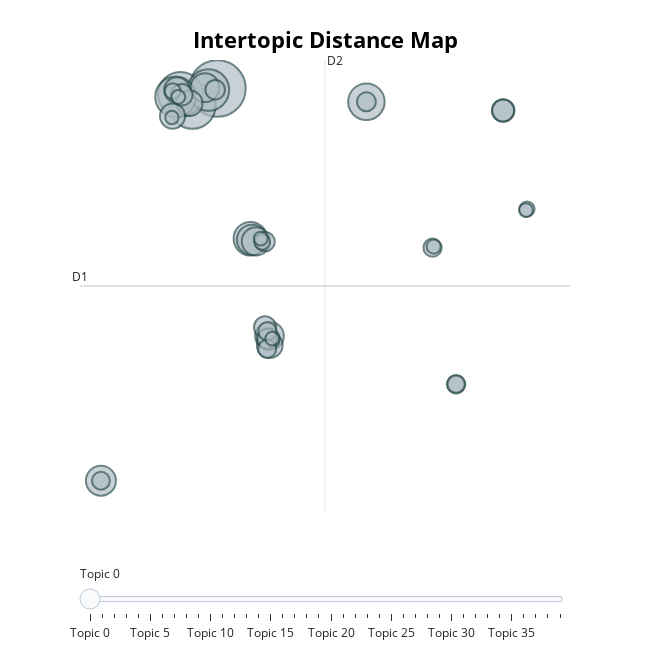

The code cell stored with this chart in its notebook:
### Code cell
bert_topic_model.visualize_topics()

### Figure 1 — Plotly figure (JSON) as saved in the notebook; plotly's stock layout.template omitted (floating-point values rounded to 4 significant figures)
{"data": [{"customdata": [[0, "health | ai | clinical | medical | care", 1357], [1, "rawpixel | px 300 | px | 300 | rawpixel ltd", 916], [2, "ai | data | customer | business | cloud", 854], [3, "market | growth | analysis | global | intelligence", 732], [4, "nvidia | ai | edge | us | new", 700], [5, "gpt | chat | chat gpt | ai | open ai", 565], [6, "sports | republic | nfl | ai | home", 477], [7, "price | share price | share | stocks | market", 389], [8, "india | ai | dh | indian | delhi", 381], [9, "china | ai | chinese | baidu | us", 352], [10, "students | education | ai | learning | gpt", 348], [11, "nasdaq | stock | ai | market | add", 339], [12, "ai | biden | election | trump | house", 280], [13, "energy | ai | water | data | power", 278], [14, "ai | image | video | images | art", 278], [15, "ai | job | workers | jobs | work", 268], [16, "altman | open ai | open | sam | sam altman", 214], [17, "music | ai | song | beatles | new", 205], [18, "musk | elon | elon musk | ai | open", 203], [19, "ai | intelligence | human | artificial | artificial intelligence", 199], [20, "ai | retail | food | shopping | retailers", 198], [21, "air | radio | air playing | playing | npr", 170], [22, "market | medical | global | healthcare | analysis", 163], [23, "gold | sie | ai | 100 | company", 155], [24, "microsoft | bing | copilot | windows | ai", 152], [25, "security | ai | cyber | cybersecurity | threats", 146], [26, "actors | ai | strike | voice | sag", 142], [27, "apple | iphone | os | ai | new", 140], [28, "eu | ai | european | act | ai act", 139], [29, "uae | saudi | dubai | press | global", 135], [30, "defense | shield ai | shield | military | ai", 125], [31, "shares | stock | etf | daily | quarter", 107], [32, "automotive | driving | cars | vehicles | vehicle", 106], [33, "open | open ai | copyright | ai | times", 97], [34, "samsung | galaxy | ai | galaxy 24 | galaxy ai", 85], [35, "legal | law | ai | bob | everlaw", 82], [36, "financial | fraud | sas | ai | aml", 82], [37, "traded | btc | dollar | dollar trades | trades", 81], [38, "game | games | gaming | ai | np cs", 81], [39, "salary | data scientist | scientist | compensation | data", 76]], "hovertemplate": "<b>Topic %{customdata[0]}</b><br>%{customdata[1]}<br>Size: %{customdata[2]}", "legendgroup": "", "marker": {"color": "#B0BEC5", "line": {"color": "DarkSlateGrey", "width": 2}, "size": [1357, 916, 854, 732, 700, 565, 477, 389, 381, 352, 348, 339, 280, 278, 278, 268, 214, 205, 203, 199, 198, 170, 163, 155, 152, 146, 142, 140, 139, 135, 125, 107, 106, 97, 85, 82, 82, 81, 81, 76], "sizemode": "area", "sizeref": 0.8481, "symbol": "circle"}, "mode": "markers", "name": "", "orientation": "v", "showlegend": false, "type": "scatter", "x": [-1.764, -3.679, -4.596, -2.457, -4.972, 9.658, 0.7647, 0.885, -10.69, -2.719, 2.23, 1.185, 2.247, -4.866, -3.891, -5.204, 20.14, 1.884, 20.14, 2.182, -4.492, 2.029, -1.936, 1.901, 9.658, 16.53, 2.065, 14.73, 2.048, -10.69, 16.53, 1.659, -5.192, 21.97, 14.81, 21.89, -4.766, 1.556, 2.438, -5.252], "xaxis": "x", "y": [13.64, 12.38, 13.22, 13.54, 13.02, 12.66, 2.484, 2.401, -15.51, 13.71, -4.752, 2.285, -5.433, 13.54, 12.56, 11.6, 12.01, -4.106, 12.01, -4.976, 13.19, -4.949, 13.56, 2.263, 12.66, -8.334, -4.404, 1.816, -5.711, -15.51, -8.334, 2.247, 13.46, 4.686, 1.896, 4.608, 13.02, 2.495, -4.948, 11.49], "yaxis": "y"}], "layout": {"annotations": [{"showarrow": false, "text": "D1", "x": -12.3, "y": -1.033, "yshift": 10}, {"showarrow": false, "text": "D2", "x": 6.483, "xshift": 10, "y": 15.77}], "height": 650, "hoverlabel": {"bgcolor": "white", "font": {"family": "Rockwell", "size": 16}}, "legend": {"itemsizing": "constant", "tracegroupgap": 0}, "margin": {"t": 60}, "shapes": [{"line": {"color": "#CFD8DC", "width": 2}, "type": "line", "x0": 6.483, "x1": 6.483, "y0": -17.84, "y1": 15.77}, {"line": {"color": "#9E9E9E", "width": 2}, "type": "line", "x0": -12.3, "x1": 25.26, "y0": -1.033, "y1": -1.033}], "sliders": [{"active": 0, "pad": {"t": 50}, "steps": [{"args": [{"marker.color": [["red", "#B0BEC5", "#B0BEC5", "#B0BEC5", "#B0BEC5", "#B0BEC5", "#B0BEC5", "#B0BEC5", "#B0BEC5", "#B0BEC5", "#B0BEC5", "#B0BEC5", "#B0BEC5", "#B0BEC5", "#B0BEC5", "#B0BEC5", "#B0BEC5", "#B0BEC5", "#B0BEC5", "#B0BEC5", "#B0BEC5", "#B0BEC5", "#B0BEC5", "#B0BEC5", "#B0BEC5", "#B0BEC5", "#B0BEC5", "#B0BEC5", "#B0BEC5", "#B0BEC5", "#B0BEC5", "#B0BEC5", "#B0BEC5", "#B0BEC5", "#B0BEC5", "#B0BEC5", "#B0BEC5", "#B0BEC5", "#B0BEC5", "#B0BEC5"]]}], "label": "Topic 0", "method": "update"}, {"args": [{"marker.color": [["#B0BEC5", "red", "#B0BEC5", "#B0BEC5", "#B0BEC5", "#B0BEC5", "#B0BEC5", "#B0BEC5", "#B0BEC5", "#B0BEC5", "#B0BEC5", "#B0BEC5", "#B0BEC5", "#B0BEC5", "#B0BEC5", "#B0BEC5", "#B0BEC5", "#B0BEC5", "#B0BEC5", "#B0BEC5", "#B0BEC5", "#B0BEC5", "#B0BEC5", "#B0BEC5", "#B0BEC5", "#B0BEC5", "#B0BEC5", "#B0BEC5", "#B0BEC5", "#B0BEC5", "#B0BEC5", "#B0BEC5", "#B0BEC5", "#B0BEC5", "#B0BEC5", "#B0BEC5", "#B0BEC5", "#B0BEC5", "#B0BEC5", "#B0BEC5"]]}], "label": "Topic 1", "method": "update"}, {"args": [{"marker.color": [["#B0BEC5", "#B0BEC5", "red", "#B0BEC5", "#B0BEC5", "#B0BEC5", "#B0BEC5", "#B0BEC5", "#B0BEC5", "#B0BEC5", "#B0BEC5", "#B0BEC5", "#B0BEC5", "#B0BEC5", "#B0BEC5", "#B0BEC5", "#B0BEC5", "#B0BEC5", "#B0BEC5", "#B0BEC5", "#B0BEC5", "#B0BEC5", "#B0BEC5", "#B0BEC5", "#B0BEC5", "#B0BEC5", "#B0BEC5", "#B0BEC5", "#B0BEC5", "#B0BEC5", "#B0BEC5", "#B0BEC5", "#B0BEC5", "#B0BEC5", "#B0BEC5", "#B0BEC5", "#B0BEC5", "#B0BEC5", "#B0BEC5", "#B0BEC5"]]}], "label": "Topic 2", "method": "update"}, {"args": [{"marker.color": [["#B0BEC5", "#B0BEC5", "#B0BEC5", "red", "#B0BEC5", "#B0BEC5", "#B0BEC5", "#B0BEC5", "#B0BEC5", "#B0BEC5", "#B0BEC5", "#B0BEC5", "#B0BEC5", "#B0BEC5", "#B0BEC5", "#B0BEC5", "#B0BEC5", "#B0BEC5", "#B0BEC5", "#B0BEC5", "#B0BEC5", "#B0BEC5", "#B0BEC5", "#B0BEC5", "#B0BEC5", "#B0BEC5", "#B0BEC5", "#B0BEC5", "#B0BEC5", "#B0BEC5", "#B0BEC5", "#B0BEC5", "#B0BEC5", "#B0BEC5", "#B0BEC5", "#B0BEC5", "#B0BEC5", "#B0BEC5", "#B0BEC5", "#B0BEC5"]]}], "label": "Topic 3", "method": "update"}, {"args": [{"marker.color": [["#B0BEC5", "#B0BEC5", "#B0BEC5", "#B0BEC5", "red", "#B0BEC5", "#B0BEC5", "#B0BEC5", "#B0BEC5", "#B0BEC5", "#B0BEC5", "#B0BEC5", "#B0BEC5", "#B0BEC5", "#B0BEC5", "#B0BEC5", "#B0BEC5", "#B0BEC5", "#B0BEC5", "#B0BEC5", "#B0BEC5", "#B0BEC5", "#B0BEC5", "#B0BEC5", "#B0BEC5", "#B0BEC5", "#B0BEC5", "#B0BEC5", "#B0BEC5", "#B0BEC5", "#B0BEC5", "#B0BEC5", "#B0BEC5", "#B0BEC5", "#B0BEC5", "#B0BEC5", "#B0BEC5", "#B0BEC5", "#B0BEC5", "#B0BEC5"]]}], "label": "Topic 4", "method": "update"}, {"args": [{"marker.color": [["#B0BEC5", "#B0BEC5", "#B0BEC5", "#B0BEC5", "#B0BEC5", "red", "#B0BEC5", "#B0BEC5", "#B0BEC5", "#B0BEC5", "#B0BEC5", "#B0BEC5", "#B0BEC5", "#B0BEC5", "#B0BEC5", "#B0BEC5", "#B0BEC5", "#B0BEC5", "#B0BEC5", "#B0BEC5", "#B0BEC5", "#B0BEC5", "#B0BEC5", "#B0BEC5", "#B0BEC5", "#B0BEC5", "#B0BEC5", "#B0BEC5", "#B0BEC5", "#B0BEC5", "#B0BEC5", "#B0BEC5", "#B0BEC5", "#B0BEC5", "#B0BEC5", "#B0BEC5", "#B0BEC5", "#B0BEC5", "#B0BEC5", "#B0BEC5"]]}], "label": "Topic 5", "method": "update"}, {"args": [{"marker.color": [["#B0BEC5", "#B0BEC5", "#B0BEC5", "#B0BEC5", "#B0BEC5", "#B0BEC5", "red", "#B0BEC5", "#B0BEC5", "#B0BEC5", "#B0BEC5", "#B0BEC5", "#B0BEC5", "#B0BEC5", "#B0BEC5", "#B0BEC5", "#B0BEC5", "#B0BEC5", "#B0BEC5", "#B0BEC5", "#B0BEC5", "#B0BEC5", "#B0BEC5", "#B0BEC5", "#B0BEC5", "#B0BEC5", "#B0BEC5", "#B0BEC5", "#B0BEC5", "#B0BEC5", "#B0BEC5", "#B0BEC5", "#B0BEC5", "#B0BEC5", "#B0BEC5", "#B0BEC5", "#B0BEC5", "#B0BEC5", "#B0BEC5", "#B0BEC5"]]}], "label": "Topic 6", "method": "update"}, {"args": [{"marker.color": [["#B0BEC5", "#B0BEC5", "#B0BEC5", "#B0BEC5", "#B0BEC5", "#B0BEC5", "#B0BEC5", "red", "#B0BEC5", "#B0BEC5", "#B0BEC5", "#B0BEC5", "#B0BEC5", "#B0BEC5", "#B0BEC5", "#B0BEC5", "#B0BEC5", "#B0BEC5", "#B0BEC5", "#B0BEC5", "#B0BEC5", "#B0BEC5", "#B0BEC5", "#B0BEC5", "#B0BEC5", "#B0BEC5", "#B0BEC5", "#B0BEC5", "#B0BEC5", "#B0BEC5", "#B0BEC5", "#B0BEC5", "#B0BEC5", "#B0BEC5", "#B0BEC5", "#B0BEC5", "#B0BEC5", "#B0BEC5", "#B0BEC5", "#B0BEC5"]]}], "label": "Topic 7", "method": "update"}, {"args": [{"marker.color": [["#B0BEC5", "#B0BEC5", "#B0BEC5", "#B0BEC5", "#B0BEC5", "#B0BEC5", "#B0BEC5", "#B0BEC5", "red", "#B0BEC5", "#B0BEC5", "#B0BEC5", "#B0BEC5", "#B0BEC5", "#B0BEC5", "#B0BEC5", "#B0BEC5", "#B0BEC5", "#B0BEC5", "#B0BEC5", "#B0BEC5", "#B0BEC5", "#B0BEC5", "#B0BEC5", "#B0BEC5", "#B0BEC5", "#B0BEC5", "#B0BEC5", "#B0BEC5", "#B0BEC5", "#B0BEC5", "#B0BEC5", "#B0BEC5", "#B0BEC5", "#B0BEC5", "#B0BEC5", "#B0BEC5", "#B0BEC5", "#B0BEC5", "#B0BEC5"]]}], "label": "Topic 8", "method": "update"}, {"args": [{"marker.color": [["#B0BEC5", "#B0BEC5", "#B0BEC5", "#B0BEC5", "#B0BEC5", "#B0BEC5", "#B0BEC5", "#B0BEC5", "#B0BEC5", "red", "#B0BEC5", "#B0BEC5", "#B0BEC5", "#B0BEC5", "#B0BEC5", "#B0BEC5", "#B0BEC5", "#B0BEC5", "#B0BEC5", "#B0BEC5", "#B0BEC5", "#B0BEC5", "#B0BEC5", "#B0BEC5", "#B0BEC5", "#B0BEC5", "#B0BEC5", "#B0BEC5", "#B0BEC5", "#B0BEC5", "#B0BEC5", "#B0BEC5", "#B0BEC5", "#B0BEC5", "#B0BEC5", "#B0BEC5", "#B0BEC5", "#B0BEC5", "#B0BEC5", "#B0BEC5"]]}], "label": "Topic 9", "method": "update"}, {"args": [{"marker.color": [["#B0BEC5", "#B0BEC5", "#B0BEC5", "#B0BEC5", "#B0BEC5", "#B0BEC5", "#B0BEC5", "#B0BEC5", "#B0BEC5", "#B0BEC5", "red", "#B0BEC5", "#B0BEC5", "#B0BEC5", "#B0BEC5", "#B0BEC5", "#B0BEC5", "#B0BEC5", "#B0BEC5", "#B0BEC5", "#B0BEC5", "#B0BEC5", "#B0BEC5", "#B0BEC5", "#B0BEC5", "#B0BEC5", "#B0BEC5", "#B0BEC5", "#B0BEC5", "#B0BEC5", "#B0BEC5", "#B0BEC5", "#B0BEC5", "#B0BEC5", "#B0BEC5", "#B0BEC5", "#B0BEC5", "#B0BEC5", "#B0BEC5", "#B0BEC5"]]}], "label": "Topic 10", "method": "update"}, {"args": [{"marker.color": [["#B0BEC5", "#B0BEC5", "#B0BEC5", "#B0BEC5", "#B0BEC5", "#B0BEC5", "#B0BEC5", "#B0BEC5", "#B0BEC5", "#B0BEC5", "#B0BEC5", "red", "#B0BEC5", "#B0BEC5", "#B0BEC5", "#B0BEC5", "#B0BEC5", "#B0BEC5", "#B0BEC5", "#B0BEC5", "#B0BEC5", "#B0BEC5", "#B0BEC5", "#B0BEC5", "#B0BEC5", "#B0BEC5", "#B0BEC5", "#B0BEC5", "#B0BEC5", "#B0BEC5", "#B0BEC5", "#B0BEC5", "#B0BEC5", "#B0BEC5", "#B0BEC5", "#B0BEC5", "#B0BEC5", "#B0BEC5", "#B0BEC5", "#B0BEC5"]]}], "label": "Topic 11", "method": "update"}, {"args": [{"marker.color": [["#B0BEC5", "#B0BEC5", "#B0BEC5", "#B0BEC5", "#B0BEC5", "#B0BEC5", "#B0BEC5", "#B0BEC5", "#B0BEC5", "#B0BEC5", "#B0BEC5", "#B0BEC5", "red", "#B0BEC5", "#B0BEC5", "#B0BEC5", "#B0BEC5", "#B0BEC5", "#B0BEC5", "#B0BEC5", "#B0BEC5", "#B0BEC5", "#B0BEC5", "#B0BEC5", "#B0BEC5", "#B0BEC5", "#B0BEC5", "#B0BEC5", "#B0BEC5", "#B0BEC5", "#B0BEC5", "#B0BEC5", "#B0BEC5", "#B0BEC5", "#B0BEC5", "#B0BEC5", "#B0BEC5", "#B0BEC5", "#B0BEC5", "#B0BEC5"]]}], "label": "Topic 12", "method": "update"}, {"args": [{"marker.color": [["#B0BEC5", "#B0BEC5", "#B0BEC5", "#B0BEC5", "#B0BEC5", "#B0BEC5", "#B0BEC5", "#B0BEC5", "#B0BEC5", "#B0BEC5", "#B0BEC5", "#B0BEC5", "#B0BEC5", "red", "#B0BEC5", "#B0BEC5", "#B0BEC5", "#B0BEC5", "#B0BEC5", "#B0BEC5", "#B0BEC5", "#B0BEC5", "#B0BEC5", "#B0BEC5", "#B0BEC5", "#B0BEC5", "#B0BEC5", "#B0BEC5", "#B0BEC5", "#B0BEC5", "#B0BEC5", "#B0BEC5", "#B0BEC5", "#B0BEC5", "#B0BEC5", "#B0BEC5", "#B0BEC5", "#B0BEC5", "#B0BEC5", "#B0BEC5"]]}], "label": "Topic 13", "method": "update"}, {"args": [{"marker.color": [["#B0BEC5", "#B0BEC5", "#B0BEC5", "#B0BEC5", "#B0BEC5", "#B0BEC5", "#B0BEC5", "#B0BEC5", "#B0BEC5", "#B0BEC5", "#B0BEC5", "#B0BEC5", "#B0BEC5", "#B0BEC5", "red", "#B0BEC5", "#B0BEC5", "#B0BEC5", "#B0BEC5", "#B0BEC5", "#B0BEC5", "#B0BEC5", "#B0BEC5", "#B0BEC5", "#B0BEC5", "#B0BEC5", "#B0BEC5", "#B0BEC5", "#B0BEC5", "#B0BEC5", "#B0BEC5", "#B0BEC5", "#B0BEC5", "#B0BEC5", "#B0BEC5", "#B0BEC5", "#B0BEC5", "#B0BEC5", "#B0BEC5", "#B0BEC5"]]}], "label": "Topic 14", "method": "update"}, {"args": [{"marker.color": [["#B0BEC5", "#B0BEC5", "#B0BEC5", "#B0BEC5", "#B0BEC5", "#B0BEC5", "#B0BEC5", "#B0BEC5", "#B0BEC5", "#B0BEC5", "#B0BEC5", "#B0BEC5", "#B0BEC5", "#B0BEC5", "#B0BEC5", "red", "#B0BEC5", "#B0BEC5", "#B0BEC5", "#B0BEC5", "#B0BEC5", "#B0BEC5", "#B0BEC5", "#B0BEC5", "#B0BEC5", "#B0BEC5", "#B0BEC5", "#B0BEC5", "#B0BEC5", "#B0BEC5", "#B0BEC5", "#B0BEC5", "#B0BEC5", "#B0BEC5", "#B0BEC5", "#B0BEC5", "#B0BEC5", "#B0BEC5", "#B0BEC5", "#B0BEC5"]]}], "label": "Topic 15", "method": "update"}, {"args": [{"marker.color": [["#B0BEC5", "#B0BEC5", "#B0BEC5", "#B0BEC5", "#B0BEC5", "#B0BEC5", "#B0BEC5", "#B0BEC5", "#B0BEC5", "#B0BEC5", "#B0BEC5", "#B0BEC5", "#B0BEC5", "#B0BEC5", "#B0BEC5", "#B0BEC5", "red", "#B0BEC5", "#B0BEC5", "#B0BEC5", "#B0BEC5", "#B0BEC5", "#B0BEC5", "#B0BEC5", "#B0BEC5", "#B0BEC5", "#B0BEC5", "#B0BEC5", "#B0BEC5", "#B0BEC5", "#B0BEC5", "#B0BEC5", "#B0BEC5", "#B0BEC5", "#B0BEC5", "#B0BEC5", "#B0BEC5", "#B0BEC5", "#B0BEC5", "#B0BEC5"]]}], "label": "Topic 16", "method": "update"}, {"args": [{"marker.color": [["#B0BEC5", "#B0BEC5", "#B0BEC5", "#B0BEC5", "#B0BEC5", "#B0BEC5", "#B0BEC5", "#B0BEC5", "#B0BEC5", "#B0BEC5", "#B0BEC5", "#B0BEC5", "#B0BEC5", "#B0BEC5", "#B0BEC5", "#B0BEC5", "#B0BEC5", "red", "#B0BEC5", "#B0BEC5", "#B0BEC5", "#B0BEC5", "#B0BEC5", "#B0BEC5", "#B0BEC5", "#B0BEC5", "#B0BEC5", "#B0BEC5", "#B0BEC5", "#B0BEC5", "#B0BEC5", "#B0BEC5", "#B0BEC5", "#B0BEC5", "#B0BEC5", "#B0BEC5", "#B0BEC5", "#B0BEC5", "#B0BEC5", "#B0BEC5"]]}], "label": "Topic 17", "method": "update"}, {"args": [{"marker.color": [["#B0BEC5", "#B0BEC5", "#B0BEC5", "#B0BEC5", "#B0BEC5", "#B0BEC5", "#B0BEC5", "#B0BEC5", "#B0BEC5", "#B0BEC5", "#B0BEC5", "#B0BEC5", "#B0BEC5", "#B0BEC5", "#B0BEC5", "#B0BEC5", "#B0BEC5", "#B0BEC5", "red", "#B0BEC5", "#B0BEC5", "#B0BEC5", "#B0BEC5", "#B0BEC5", "#B0BEC5", "#B0BEC5", "#B0BEC5", "#B0BEC5", "#B0BEC5", "#B0BEC5", "#B0BEC5", "#B0BEC5", "#B0BEC5", "#B0BEC5", "#B0BEC5", "#B0BEC5", "#B0BEC5", "#B0BEC5", "#B0BEC5", "#B0BEC5"]]}], "label": "Topic 18", "method": "update"}, {"args": [{"marker.color": [["#B0BEC5", "#B0BEC5", "#B0BEC5", "#B0BEC5", "#B0BEC5", "#B0BEC5", "#B0BEC5", "#B0BEC5", "#B0BEC5", "#B0BEC5", "#B0BEC5", "#B0BEC5", "#B0BEC5", "#B0BEC5", "#B0BEC5", "#B0BEC5", "#B0BEC5", "#B0BEC5", "#B0BEC5", "red", "#B0BEC5", "#B0BEC5", "#B0BEC5", "#B0BEC5", "#B0BEC5", "#B0BEC5", "#B0BEC5", "#B0BEC5", "#B0BEC5", "#B0BEC5", "#B0BEC5", "#B0BEC5", "#B0BEC5", "#B0BEC5", "#B0BEC5", "#B0BEC5", "#B0BEC5", "#B0BEC5", "#B0BEC5", "#B0BEC5"]]}], "label": "Topic 19", "method": "update"}, {"args": [{"marker.color": [["#B0BEC5", "#B0BEC5", "#B0BEC5", "#B0BEC5", "#B0BEC5", "#B0BEC5", "#B0BEC5", "#B0BEC5", "#B0BEC5", "#B0BEC5", "#B0BEC5", "#B0BEC5", "#B0BEC5", "#B0BEC5", "#B0BEC5", "#B0BEC5", "#B0BEC5", "#B0BEC5", "#B0BEC5", "#B0BEC5", "red", "#B0BEC5", "#B0BEC5", "#B0BEC5", "#B0BEC5", "#B0BEC5", "#B0BEC5", "#B0BEC5", "#B0BEC5", "#B0BEC5", "#B0BEC5", "#B0BEC5", "#B0BEC5", "#B0BEC5", "#B0BEC5", "#B0BEC5", "#B0BEC5", "#B0BEC5", "#B0BEC5", "#B0BEC5"]]}], "label": "Topic 20", "method": "update"}, {"args": [{"marker.color": [["#B0BEC5", "#B0BEC5", "#B0BEC5", "#B0BEC5", "#B0BEC5", "#B0BEC5", "#B0BEC5", "#B0BEC5", "#B0BEC5", "#B0BEC5", "#B0BEC5", "#B0BEC5", "#B0BEC5", "#B0BEC5", "#B0BEC5", "#B0BEC5", "#B0BEC5", "#B0BEC5", "#B0BEC5", "#B0BEC5", "#B0BEC5", "red", "#B0BEC5", "#B0BEC5", "#B0BEC5", "#B0BEC5", "#B0BEC5", "#B0BEC5", "#B0BEC5", "#B0BEC5", "#B0BEC5", "#B0BEC5", "#B0BEC5", "#B0BEC5", "#B0BEC5", "#B0BEC5", "#B0BEC5", "#B0BEC5", "#B0BEC5", "#B0BEC5"]]}], "label": "Topic 21", "method": "update"}, {"args": [{"marker.color": [["#B0BEC5", "#B0BEC5", "#B0BEC5", "#B0BEC5", "#B0BEC5", "#B0BEC5", "#B0BEC5", "#B0BEC5", "#B0BEC5", "#B0BEC5", "#B0BEC5", "#B0BEC5", "#B0BEC5", "#B0BEC5", "#B0BEC5", "#B0BEC5", "#B0BEC5", "#B0BEC5", "#B0BEC5", "#B0BEC5", "#B0BEC5", "#B0BEC5", "red", "#B0BEC5", "#B0BEC5", "#B0BEC5", "#B0BEC5", "#B0BEC5", "#B0BEC5", "#B0BEC5", "#B0BEC5", "#B0BEC5", "#B0BEC5", "#B0BEC5", "#B0BEC5", "#B0BEC5", "#B0BEC5", "#B0BEC5", "#B0BEC5", "#B0BEC5"]]}], "label": "Topic 22", "method": "update"}, {"args": [{"marker.color": [["#B0BEC5", "#B0BEC5", "#B0BEC5", "#B0BEC5", "#B0BEC5", "#B0BEC5", "#B0BEC5", "#B0BEC5", "#B0BEC5", "#B0BEC5", "#B0BEC5", "#B0BEC5", "#B0BEC5", "#B0BEC5", "#B0BEC5", "#B0BEC5", "#B0BEC5", "#B0BEC5", "#B0BEC5", "#B0BEC5", "#B0BEC5", "#B0BEC5", "#B0BEC5", "red", "#B0BEC5", "#B0BEC5", "#B0BEC5", "#B0BEC5", "#B0BEC5", "#B0BEC5", "#B0BEC5", "#B0BEC5", "#B0BEC5", "#B0BEC5", "#B0BEC5", "#B0BEC5", "#B0BEC5", "#B0BEC5", "#B0BEC5", "#B0BEC5"]]}], "label": "Topic 23", "method": "update"}, {"args": [{"marker.color": [["#B0BEC5", "#B0BEC5", "#B0BEC5", "#B0BEC5", "#B0BEC5", "#B0BEC5", "#B0BEC5", "#B0BEC5", "#B0BEC5", "#B0BEC5", "#B0BEC5", "#B0BEC5", "#B0BEC5", "#B0BEC5", "#B0BEC5", "#B0BEC5", "#B0BEC5", "#B0BEC5", "#B0BEC5", "#B0BEC5", "#B0BEC5", "#B0BEC5", "#B0BEC5", "#B0BEC5", "red", "#B0BEC5", "#B0BEC5", "#B0BEC5", "#B0BEC5", "#B0BEC5", "#B0BEC5", "#B0BEC5", "#B0BEC5", "#B0BEC5", "#B0BEC5", "#B0BEC5", "#B0BEC5", "#B0BEC5", "#B0BEC5", "#B0BEC5"]]}], "label": "Topic 24", "method": "update"}, {"args": [{"marker.color": [["#B0BEC5", "#B0BEC5", "#B0BEC5", "#B0BEC5", "#B0BEC5", "#B0BEC5", "#B0BEC5", "#B0BEC5", "#B0BEC5", "#B0BEC5", "#B0BEC5", "#B0BEC5", "#B0BEC5", "#B0BEC5", "#B0BEC5", "#B0BEC5", "#B0BEC5", "#B0BEC5", "#B0BEC5", "#B0BEC5", "#B0BEC5", "#B0BEC5", "#B0BEC5", "#B0BEC5", "#B0BEC5", "red", "#B0BEC5", "#B0BEC5", "#B0BEC5", "#B0BEC5", "#B0BEC5", "#B0BEC5", "#B0BEC5", "#B0BEC5", "#B0BEC5", "#B0BEC5", "#B0BEC5", "#B0BEC5", "#B0BEC5", "#B0BEC5"]]}], "label": "Topic 25", "method": "update"}, {"args": [{"marker.color": [["#B0BEC5", "#B0BEC5", "#B0BEC5", "#B0BEC5", "#B0BEC5", "#B0BEC5", "#B0BEC5", "#B0BEC5", "#B0BEC5", "#B0BEC5", "#B0BEC5", "#B0BEC5", "#B0BEC5", "#B0BEC5", "#B0BEC5", "#B0BEC5", "#B0BEC5", "#B0BEC5", "#B0BEC5", "#B0BEC5", "#B0BEC5", "#B0BEC5", "#B0BEC5", "#B0BEC5", "#B0BEC5", "#B0BEC5", "red", "#B0BEC5", "#B0BEC5", "#B0BEC5", "#B0BEC5", "#B0BEC5", "#B0BEC5", "#B0BEC5", "#B0BEC5", "#B0BEC5", "#B0BEC5", "#B0BEC5", "#B0BEC5", "#B0BEC5"]]}], "label": "Topic 26", "method": "update"}, {"args": [{"marker.color": [["#B0BEC5", "#B0BEC5", "#B0BEC5", "#B0BEC5", "#B0BEC5", "#B0BEC5", "#B0BEC5", "#B0BEC5", "#B0BEC5", "#B0BEC5", "#B0BEC5", "#B0BEC5", "#B0BEC5", "#B0BEC5", "#B0BEC5", "#B0BEC5", "#B0BEC5", "#B0BEC5", "#B0BEC5", "#B0BEC5", "#B0BEC5", "#B0BEC5", "#B0BEC5", "#B0BEC5", "#B0BEC5", "#B0BEC5", "#B0BEC5", "red", "#B0BEC5", "#B0BEC5", "#B0BEC5", "#B0BEC5", "#B0BEC5", "#B0BEC5", "#B0BEC5", "#B0BEC5", "#B0BEC5", "#B0BEC5", "#B0BEC5", "#B0BEC5"]]}], "label": "Topic 27", "method": "update"}, {"args": [{"marker.color": [["#B0BEC5", "#B0BEC5", "#B0BEC5", "#B0BEC5", "#B0BEC5", "#B0BEC5", "#B0BEC5", "#B0BEC5", "#B0BEC5", "#B0BEC5", "#B0BEC5", "#B0BEC5", "#B0BEC5", "#B0BEC5", "#B0BEC5", "#B0BEC5", "#B0BEC5", "#B0BEC5", "#B0BEC5", "#B0BEC5", "#B0BEC5", "#B0BEC5", "#B0BEC5", "#B0BEC5", "#B0BEC5", "#B0BEC5", "#B0BEC5", "#B0BEC5", "red", "#B0BEC5", "#B0BEC5", "#B0BEC5", "#B0BEC5", "#B0BEC5", "#B0BEC5", "#B0BEC5", "#B0BEC5", "#B0BEC5", "#B0BEC5", "#B0BEC5"]]}], "label": "Topic 28", "method": "update"}, {"args": [{"marker.color": [["#B0BEC5", "#B0BEC5", "#B0BEC5", "#B0BEC5", "#B0BEC5", "#B0BEC5", "#B0BEC5", "#B0BEC5", "#B0BEC5", "#B0BEC5", "#B0BEC5", "#B0BEC5", "#B0BEC5", "#B0BEC5", "#B0BEC5", "#B0BEC5", "#B0BEC5", "#B0BEC5", "#B0BEC5", "#B0BEC5", "#B0BEC5", "#B0BEC5", "#B0BEC5", "#B0BEC5", "#B0BEC5", "#B0BEC5", "#B0BEC5", "#B0BEC5", "#B0BEC5", "red", "#B0BEC5", "#B0BEC5", "#B0BEC5", "#B0BEC5", "#B0BEC5", "#B0BEC5", "#B0BEC5", "#B0BEC5", "#B0BEC5", "#B0BEC5"]]}], "label": "Topic 29", "method": "update"}, {"args": [{"marker.color": [["#B0BEC5", "#B0BEC5", "#B0BEC5", "#B0BEC5", "#B0BEC5", "#B0BEC5", "#B0BEC5", "#B0BEC5", "#B0BEC5", "#B0BEC5", "#B0BEC5", "#B0BEC5", "#B0BEC5", "#B0BEC5", "#B0BEC5", "#B0BEC5", "#B0BEC5", "#B0BEC5", "#B0BEC5", "#B0BEC5", "#B0BEC5", "#B0BEC5", "#B0BEC5", "#B0BEC5", "#B0BEC5", "#B0BEC5", "#B0BEC5", "#B0BEC5", "#B0BEC5", "#B0BEC5", "red", "#B0BEC5", "#B0BEC5", "#B0BEC5", "#B0BEC5", "#B0BEC5", "#B0BEC5", "#B0BEC5", "#B0BEC5", "#B0BEC5"]]}], "label": "Topic 30", "method": "update"}, {"args": [{"marker.color": [["#B0BEC5", "#B0BEC5", "#B0BEC5", "#B0BEC5", "#B0BEC5", "#B0BEC5", "#B0BEC5", "#B0BEC5", "#B0BEC5", "#B0BEC5", "#B0BEC5", "#B0BEC5", "#B0BEC5", "#B0BEC5", "#B0BEC5", "#B0BEC5", "#B0BEC5", "#B0BEC5", "#B0BEC5", "#B0BEC5", "#B0BEC5", "#B0BEC5", "#B0BEC5", "#B0BEC5", "#B0BEC5", "#B0BEC5", "#B0BEC5", "#B0BEC5", "#B0BEC5", "#B0BEC5", "#B0BEC5", "red", "#B0BEC5", "#B0BEC5", "#B0BEC5", "#B0BEC5", "#B0BEC5", "#B0BEC5", "#B0BEC5", "#B0BEC5"]]}], "label": "Topic 31", "method": "update"}, {"args": [{"marker.color": [["#B0BEC5", "#B0BEC5", "#B0BEC5", "#B0BEC5", "#B0BEC5", "#B0BEC5", "#B0BEC5", "#B0BEC5", "#B0BEC5", "#B0BEC5", "#B0BEC5", "#B0BEC5", "#B0BEC5", "#B0BEC5", "#B0BEC5", "#B0BEC5", "#B0BEC5", "#B0BEC5", "#B0BEC5", "#B0BEC5", "#B0BEC5", "#B0BEC5", "#B0BEC5", "#B0BEC5", "#B0BEC5", "#B0BEC5", "#B0BEC5", "#B0BEC5", "#B0BEC5", "#B0BEC5", "#B0BEC5", "#B0BEC5", "red", "#B0BEC5", "#B0BEC5", "#B0BEC5", "#B0BEC5", "#B0BEC5", "#B0BEC5", "#B0BEC5"]]}], "label": "Topic 32", "method": "update"}, {"args": [{"marker.color": [["#B0BEC5", "#B0BEC5", "#B0BEC5", "#B0BEC5", "#B0BEC5", "#B0BEC5", "#B0BEC5", "#B0BEC5", "#B0BEC5", "#B0BEC5", "#B0BEC5", "#B0BEC5", "#B0BEC5", "#B0BEC5", "#B0BEC5", "#B0BEC5", "#B0BEC5", "#B0BEC5", "#B0BEC5", "#B0BEC5", "#B0BEC5", "#B0BEC5", "#B0BEC5", "#B0BEC5", "#B0BEC5", "#B0BEC5", "#B0BEC5", "#B0BEC5", "#B0BEC5", "#B0BEC5", "#B0BEC5", "#B0BEC5", "#B0BEC5", "red", "#B0BEC5", "#B0BEC5", "#B0BEC5", "#B0BEC5", "#B0BEC5", "#B0BEC5"]]}], "label": "Topic 33", "method": "update"}, {"args": [{"marker.color": [["#B0BEC5", "#B0BEC5", "#B0BEC5", "#B0BEC5", "#B0BEC5", "#B0BEC5", "#B0BEC5", "#B0BEC5", "#B0BEC5", "#B0BEC5", "#B0BEC5", "#B0BEC5", "#B0BEC5", "#B0BEC5", "#B0BEC5", "#B0BEC5", "#B0BEC5", "#B0BEC5", "#B0BEC5", "#B0BEC5", "#B0BEC5", "#B0BEC5", "#B0BEC5", "#B0BEC5", "#B0BEC5", "#B0BEC5", "#B0BEC5", "#B0BEC5", "#B0BEC5", "#B0BEC5", "#B0BEC5", "#B0BEC5", "#B0BEC5", "#B0BEC5", "red", "#B0BEC5", "#B0BEC5", "#B0BEC5", "#B0BEC5", "#B0BEC5"]]}], "label": "Topic 34", "method": "update"}, {"args": [{"marker.color": [["#B0BEC5", "#B0BEC5", "#B0BEC5", "#B0BEC5", "#B0BEC5", "#B0BEC5", "#B0BEC5", "#B0BEC5", "#B0BEC5", "#B0BEC5", "#B0BEC5", "#B0BEC5", "#B0BEC5", "#B0BEC5", "#B0BEC5", "#B0BEC5", "#B0BEC5", "#B0BEC5", "#B0BEC5", "#B0BEC5", "#B0BEC5", "#B0BEC5", "#B0BEC5", "#B0BEC5", "#B0BEC5", "#B0BEC5", "#B0BEC5", "#B0BEC5", "#B0BEC5", "#B0BEC5", "#B0BEC5", "#B0BEC5", "#B0BEC5", "#B0BEC5", "#B0BEC5", "red", "#B0BEC5", "#B0BEC5", "#B0BEC5", "#B0BEC5"]]}], "label": "Topic 35", "method": "update"}, {"args": [{"marker.color": [["#B0BEC5", "#B0BEC5", "#B0BEC5", "#B0BEC5", "#B0BEC5", "#B0BEC5", "#B0BEC5", "#B0BEC5", "#B0BEC5", "#B0BEC5", "#B0BEC5", "#B0BEC5", "#B0BEC5", "#B0BEC5", "#B0BEC5", "#B0BEC5", "#B0BEC5", "#B0BEC5", "#B0BEC5", "#B0BEC5", "#B0BEC5", "#B0BEC5", "#B0BEC5", "#B0BEC5", "#B0BEC5", "#B0BEC5", "#B0BEC5", "#B0BEC5", "#B0BEC5", "#B0BEC5", "#B0BEC5", "#B0BEC5", "#B0BEC5", "#B0BEC5", "#B0BEC5", "#B0BEC5", "red", "#B0BEC5", "#B0BEC5", "#B0BEC5"]]}], "label": "Topic 36", "method": "update"}, {"args": [{"marker.color": [["#B0BEC5", "#B0BEC5", "#B0BEC5", "#B0BEC5", "#B0BEC5", "#B0BEC5", "#B0BEC5", "#B0BEC5", "#B0BEC5", "#B0BEC5", "#B0BEC5", "#B0BEC5", "#B0BEC5", "#B0BEC5", "#B0BEC5", "#B0BEC5", "#B0BEC5", "#B0BEC5", "#B0BEC5", "#B0BEC5", "#B0BEC5", "#B0BEC5", "#B0BEC5", "#B0BEC5", "#B0BEC5", "#B0BEC5", "#B0BEC5", "#B0BEC5", "#B0BEC5", "#B0BEC5", "#B0BEC5", "#B0BEC5", "#B0BEC5", "#B0BEC5", "#B0BEC5", "#B0BEC5", "#B0BEC5", "red", "#B0BEC5", "#B0BEC5"]]}], "label": "Topic 37", "method": "update"}, {"args": [{"marker.color": [["#B0BEC5", "#B0BEC5", "#B0BEC5", "#B0BEC5", "#B0BEC5", "#B0BEC5", "#B0BEC5", "#B0BEC5", "#B0BEC5", "#B0BEC5", "#B0BEC5", "#B0BEC5", "#B0BEC5", "#B0BEC5", "#B0BEC5", "#B0BEC5", "#B0BEC5", "#B0BEC5", "#B0BEC5", "#B0BEC5", "#B0BEC5", "#B0BEC5", "#B0BEC5", "#B0BEC5", "#B0BEC5", "#B0BEC5", "#B0BEC5", "#B0BEC5", "#B0BEC5", "#B0BEC5", "#B0BEC5", "#B0BEC5", "#B0BEC5", "#B0BEC5", "#B0BEC5", "#B0BEC5", "#B0BEC5", "#B0BEC5", "red", "#B0BEC5"]]}], "label": "Topic 38", "method": "update"}, {"args": [{"marker.color": [["#B0BEC5", "#B0BEC5", "#B0BEC5", "#B0BEC5", "#B0BEC5", "#B0BEC5", "#B0BEC5", "#B0BEC5", "#B0BEC5", "#B0BEC5", "#B0BEC5", "#B0BEC5", "#B0BEC5", "#B0BEC5", "#B0BEC5", "#B0BEC5", "#B0BEC5", "#B0BEC5", "#B0BEC5", "#B0BEC5", "#B0BEC5", "#B0BEC5", "#B0BEC5", "#B0BEC5", "#B0BEC5", "#B0BEC5", "#B0BEC5", "#B0BEC5", "#B0BEC5", "#B0BEC5", "#B0BEC5", "#B0BEC5", "#B0BEC5", "#B0BEC5", "#B0BEC5", "#B0BEC5", "#B0BEC5", "#B0BEC5", "#B0BEC5", "red"]]}], "label": "Topic 39", "method": "update"}]}], "title": {"font": {"color": "Black", "size": 22}, "text": "<b>Intertopic Distance Map</b>", "x": 0.5, "xanchor": "center", "y": 0.95, "yanchor": "top"}, "width": 650, "xaxis": {"anchor": "y", "domain": [0, 1], "range": [-12.3, 25.26], "title": {"text": ""}, "visible": false}, "yaxis": {"anchor": "x", "domain": [0, 1], "range": [-17.84, 15.77], "title": {"text": ""}, "visible": false}}}
